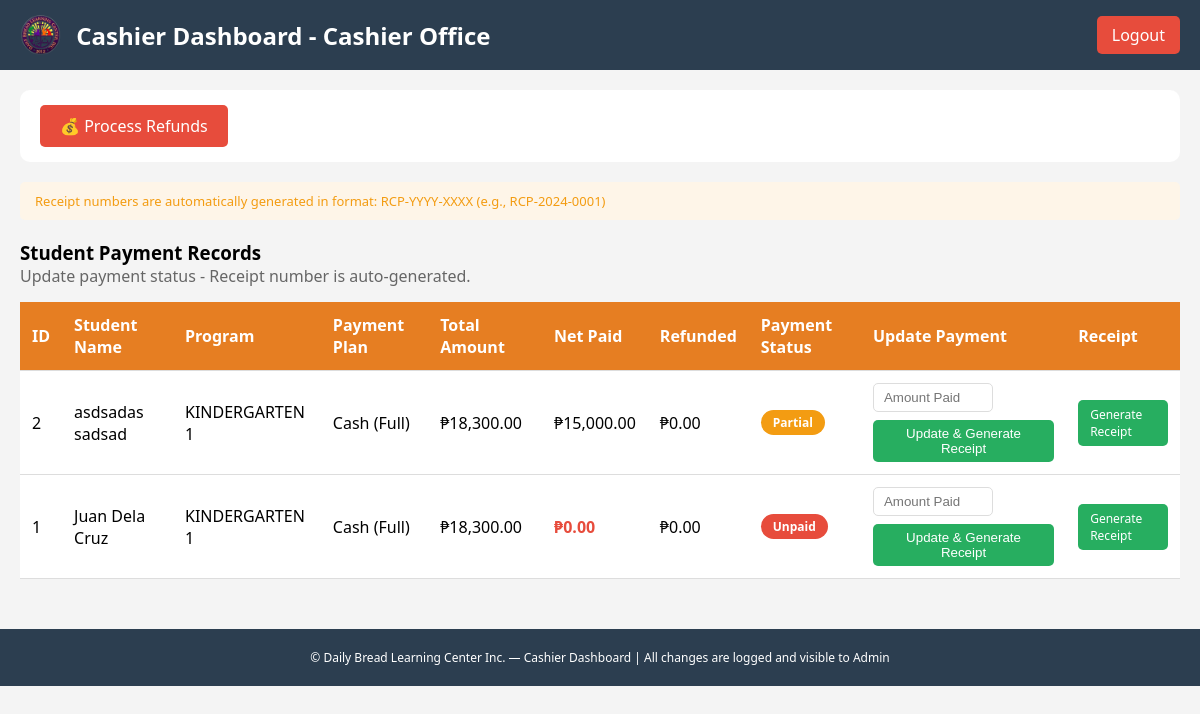
The page /cashier_dashboard.php (signed in) on the database its author committed.
### tables this page shows
CREATE TABLE `enrollees` (
  `enrollee_id` int(11) NOT NULL AUTO_INCREMENT,
  `student_type` varchar(20) NOT NULL,
  `program_level` varchar(20) NOT NULL,
  `payment_plan` varchar(50) NOT NULL,
  `payment_amount` decimal(10,2) NOT NULL,
  `last_name` varchar(50) NOT NULL,
  `first_name` varchar(50) NOT NULL,
  `middle_name` varchar(50) DEFAULT NULL,
  `nickname` varchar(50) DEFAULT NULL,
  `birth_date` date NOT NULL,
  `place_of_birth` varchar(100) DEFAULT NULL,
  `address` varchar(255) NOT NULL,
  `email` varchar(100) DEFAULT NULL,
  `password_hash` varchar(255) DEFAULT NULL,
  `created_at` timestamp NOT NULL DEFAULT current_timestamp(),
  `qualification_status` varchar(20) DEFAULT 'Pending',
  `payment_status` varchar(50) DEFAULT 'Unpaid',
  `requirements_status` varchar(20) DEFAULT 'Pending',
  `requirements_notes` text DEFAULT NULL,
  `birth_cert_received` tinyint(4) DEFAULT 0,
  `id_picture_received` tinyint(4) DEFAULT 0,
  `report_card_received` tinyint(4) DEFAULT 0,
  `immunization_record_received` tinyint(4) DEFAULT 0,
  `medical_cert_received` tinyint(4) DEFAULT 0,
  `proof_certification_received` tinyint(4) DEFAULT 0,
  `enrollment_status` varchar(20) DEFAULT 'Pending',
  `enrollment_status_date` date DEFAULT NULL,
  `enrollment_status_reason` text DEFAULT NULL,
  `is_archived` tinyint(4) DEFAULT 0,
  `archived_date` date DEFAULT NULL,
  `archive_reason` varchar(100) DEFAULT NULL,
  PRIMARY KEY (`enrollee_id`)
);

### cashier_dashboard.php (the view, shortened to what this page needs)
<?php
require_once 'db_connection.php';
$stmt = $pdo->query("
    SELECT e.*,
           COALESCE(SUM(CASE WHEN pt.payment_type = 'Payment' THEN pt.payment_amount ELSE 0 END), 0) as total_paid,
           COALESCE(SUM(CASE WHEN pt.payment_type = 'Refund' THEN ABS(pt.payment_amount) ELSE 0 END), 0) as total_refunded
    FROM enrollees e
    LEFT JOIN payment_transactions pt ON e.enrollee_id = pt.enrollee_id
    WHERE e.is_archived = 0 OR e.is_archived IS NULL
    GROUP BY e.enrollee_id
    ORDER BY e.enrollee_id DESC
");
$enrollees = $stmt->fetchAll(PDO::FETCH_ASSOC);
?>
<!DOCTYPE html>
<html lang="en">
<head>
</head>
<body>
<div class="header">
    <div class="header-left">
        <img src="images/logo.png" alt="Logo">
        <h2>Cashier Dashboard - <?php echo $_SESSION['full_name']; ?></h2>
    </div>
    <a href="logout.php" class="logout-btn">Logout</a>
</div>
<div class="container">
    <div class="dashboard-nav">
        <a href="process_refund.php" class="refund-link">💰 Process Refunds</a>
    </div>
    <div class="info-note">
        Receipt numbers are automatically generated in format: RCP-YYYY-XXXX (e.g., RCP-2024-0001)
    </div>
    <h3>Student Payment Records</h3>
    <p style="margin-bottom: 15px; color: #666;">Update payment status - Receipt number is auto-generated.</p>
    <div style="overflow-x: auto;">
        <table>
            <thead>
                <tr>
                    <th>ID</th>
                    <th>Student Name</th>
                    <th>Program</th>
                    <th>Payment Plan</th>
                    <th>Total Amount</th>
                    <th>Net Paid</th>
                    <th>Refunded</th>
                    <th>Payment Status</th>
                    <th>Update Payment</th>
                    <th>Receipt</th>
                </tr>
            </thead>
            <tbody>
                <?php foreach($enrollees as $e):
                    $net_paid = $e['total_paid'] - $e['total_refunded'];
                    $net_paid_class = $net_paid <= 0 ? 'net-paid-zero' : ($net_paid >= $e['payment_amount'] ? 'net-paid-positive' : '');
                ?>
                <tr>
                    <td><?php echo $e['enrollee_id']; ?></td>
                    <td><?php echo htmlspecialchars($e['first_name'] . ' ' . $e['last_name']); ?></td>
                    <td><?php echo $e['program_level']; ?></td>
                    <td><?php echo $e['payment_plan']; ?></td>
                    <td>₱<?php echo number_format($e['payment_amount'], 2); ?></td>
                    <td class="<?php echo $net_paid_class; ?>">₱<?php echo number_format($net_paid, 2); ?></td>
                    <td>₱<?php echo number_format($e['total_refunded'], 2); ?></td>
                    <td>
                        <span class="badge
                            <?php
                            if($net_paid <= 0) echo 'unpaid';
                            elseif($net_paid >= $e['payment_amount']) echo 'fully-paid';
                            else echo 'partial';
                            ?>">
                            <?php
                            if($net_paid <= 0) echo 'Unpaid';
                            elseif($net_paid >= $e['payment_amount']) echo 'Fully Paid';
                            else echo 'Partial';
                            ?>
                        </span>
                    </td>
                    <td>
                        <form method="POST" class="payment-form">
                            <input type="number" name="payment_amount" placeholder="Amount Paid" step="0.01" required>
                            <button type="submit" name="update_payment">Update & Generate Receipt</button>
                        </form>
                    </td>
                    <td>
                        <a href="generate_receipt.php?student_id=<?php echo $e['enrollee_id']; ?>" class="receipt-btn">Generate Receipt</a>
                    </td>
                </tr>
                <?php endforeach; ?>
            </tbody>
        </table>
    </div>
</div>
<div class="footer">
    <p>© Daily Bread Learning Center Inc. — Cashier Dashboard | All changes are logged and visible to Admin</p>
</div>
</body>
</html>

### cashier_dashboard.php (style rules this page uses)
* { margin: 0; padding: 0; box-sizing: border-box; }
body { font-family: 'Segoe UI', sans-serif; background: #f4f4f4; }
.header { background: #2c3e50; color: white; padding: 15px 20px; display: flex; justify-content: space-between; align-items: center; flex-wrap: wrap; gap: 15px; }
.header-left { display: flex; align-items: center; gap: 15px; }
.header-left img { height: 40px; }
.logout-btn { background: #e74c3c; color: white; padding: 8px 15px; text-decoration: none; border-radius: 5px; }
.container { padding: 20px; max-width: 1400px; margin: auto; }
.dashboard-nav { background: white; padding: 15px 20px; border-radius: 10px; margin-bottom: 20px; display: flex; gap: 15px; flex-wrap: wrap; }
.dashboard-nav a { background: #f39c12; color: white; padding: 10px 20px; text-decoration: none; border-radius: 5px; }
.dashboard-nav .refund-link { background: #e74c3c; }
.info-note { background: #fef5e8; padding: 10px 15px; border-radius: 5px; margin-bottom: 20px; color: #f39c12; font-size: 13px; }
table { width: 100%; background: white; border-collapse: collapse; box-shadow: 0 2px 5px rgba(0,0,0,0.1); }
th, td { padding: 12px; text-align: left; border-bottom: 1px solid #ddd; vertical-align: middle; }
th { background: #e67e22; color: white; }
.badge { padding: 4px 12px; border-radius: 20px; font-size: 12px; font-weight: bold; display: inline-block; }
.partial { background: #f39c12; color: white; }
.unpaid { background: #e74c3c; color: white; }
.payment-form { display: flex; gap: 8px; flex-wrap: wrap; align-items: center; }
.payment-form input { padding: 6px 10px; border-radius: 5px; border: 1px solid #ddd; width: 120px; }
.payment-form button { background: #27ae60; color: white; border: none; padding: 6px 15px; border-radius: 5px; cursor: pointer; }
.receipt-btn { background: #27ae60; color: white; padding: 6px 12px; text-decoration: none; border-radius: 5px; font-size: 12px; display: inline-block; }
.footer { background: #2c3e50; color: white; text-align: center; padding: 20px; font-size: 12px; margin-top: 30px; }
.net-paid-zero { color: #e74c3c; font-weight: bold; }

### rows shown on the page
enrollees: enrollee_id "2", first_name+last_name "asdsadas sadsad", program_level "KINDERGARTEN 1", payment_plan "Cash (Full)", payment_amount "18,300.00", net_paid "15,000.00", total_refunded "0.00", shows "Partial"
enrollees: enrollee_id "1", first_name+last_name "Juan Dela Cruz", program_level "KINDERGARTEN 1", payment_plan "Cash (Full)", payment_amount "18,300.00", net_paid "0.00", total_refunded "0.00", shows "Unpaid"

### other values the page prints
$_SESSION['full_name'] "Cashier Office"
